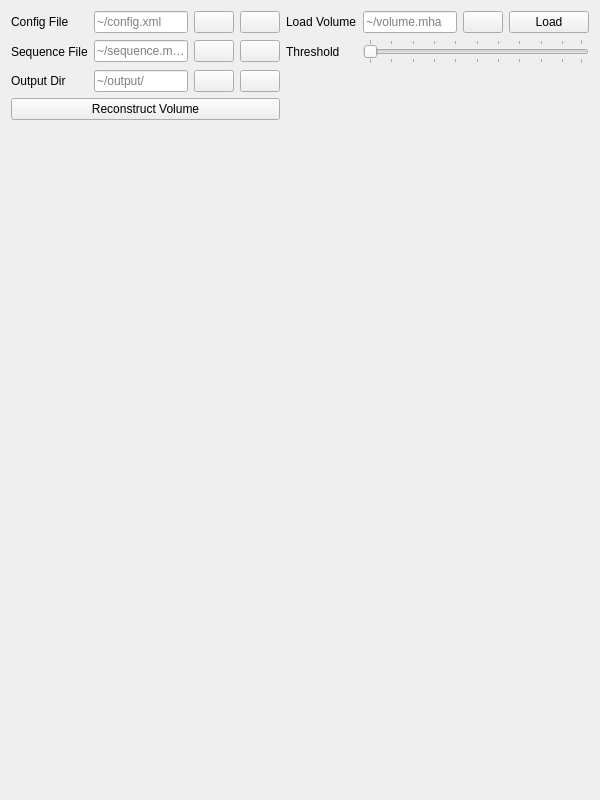
<?xml version="1.0" encoding="UTF-8"?>
<ui version="4.0">
 <class>Form</class>
 <widget class="QWidget" name="Form">
  <property name="geometry">
   <rect>
    <x>0</x>
    <y>0</y>
    <width>600</width>
    <height>800</height>
   </rect>
  </property>
  <property name="windowTitle">
   <string>Form</string>
  </property>
  <layout class="QVBoxLayout" name="verticalLayout_2">
   <item>
    <layout class="QVBoxLayout" name="verticalLayout" stretch="0,3">
     <item>
      <layout class="QGridLayout" name="gridLayout_volume_menu">
       <item row="0" column="5">
        <widget class="QLineEdit" name="lineEdit_volume_volfile">
         <property name="placeholderText">
          <string>~/volume.mha</string>
         </property>
        </widget>
       </item>
       <item row="0" column="2">
        <widget class="QPushButton" name="pushButton_volume_configfileClear">
         <property name="text">
          <string/>
         </property>
         <property name="icon">
          <iconset theme="QIcon::ThemeIcon::EditClear"/>
         </property>
        </widget>
       </item>
       <item row="2" column="0">
        <widget class="QLabel" name="label_3">
         <property name="text">
          <string>Output Dir</string>
         </property>
        </widget>
       </item>
       <item row="2" column="2">
        <widget class="QPushButton" name="pushButton_volume_outputdirClear">
         <property name="text">
          <string/>
         </property>
         <property name="icon">
          <iconset theme="QIcon::ThemeIcon::EditClear"/>
         </property>
        </widget>
       </item>
       <item row="2" column="1">
        <widget class="QLineEdit" name="lineEdit_volume_outputdir">
         <property name="placeholderText">
          <string>~/output/</string>
         </property>
        </widget>
       </item>
       <item row="1" column="2">
        <widget class="QPushButton" name="pushButton_volume_seqfileClear">
         <property name="text">
          <string/>
         </property>
         <property name="icon">
          <iconset theme="QIcon::ThemeIcon::EditClear"/>
         </property>
        </widget>
       </item>
       <item row="0" column="0">
        <widget class="QLabel" name="label">
         <property name="text">
          <string>Config File</string>
         </property>
        </widget>
       </item>
       <item row="0" column="1">
        <widget class="QLineEdit" name="lineEdit_volume_configfile">
         <property name="placeholderText">
          <string>~/config.xml</string>
         </property>
        </widget>
       </item>
       <item row="1" column="1">
        <widget class="QLineEdit" name="lineEdit_volume_seqfile">
         <property name="placeholderText">
          <string>~/sequence.mha</string>
         </property>
        </widget>
       </item>
       <item row="0" column="6">
        <widget class="QPushButton" name="pushButton_volume_volfileBrowse">
         <property name="text">
          <string/>
         </property>
         <property name="icon">
          <iconset theme="QIcon::ThemeIcon::DocumentOpen"/>
         </property>
        </widget>
       </item>
       <item row="1" column="3">
        <widget class="QPushButton" name="pushButton_volume_seqfileBrowse">
         <property name="text">
          <string/>
         </property>
         <property name="icon">
          <iconset theme="QIcon::ThemeIcon::DocumentOpen"/>
         </property>
        </widget>
       </item>
       <item row="2" column="3">
        <widget class="QPushButton" name="pushButton_volume_outputdirBrowse">
         <property name="text">
          <string/>
         </property>
         <property name="icon">
          <iconset theme="QIcon::ThemeIcon::FolderOpen"/>
         </property>
        </widget>
       </item>
       <item row="1" column="4">
        <widget class="QLabel" name="label_7">
         <property name="text">
          <string>Threshold</string>
         </property>
        </widget>
       </item>
       <item row="3" column="0" colspan="4">
        <widget class="QPushButton" name="pushButton_volume_reconstruct">
         <property name="text">
          <string>Reconstruct Volume</string>
         </property>
        </widget>
       </item>
       <item row="1" column="0">
        <widget class="QLabel" name="label_2">
         <property name="text">
          <string>Sequence File</string>
         </property>
        </widget>
       </item>
       <item row="0" column="3">
        <widget class="QPushButton" name="pushButton_volume_configfileBrowse">
         <property name="text">
          <string/>
         </property>
         <property name="icon">
          <iconset theme="QIcon::ThemeIcon::DocumentOpen"/>
         </property>
        </widget>
       </item>
       <item row="0" column="4">
        <widget class="QLabel" name="label_4">
         <property name="text">
          <string>Load Volume</string>
         </property>
        </widget>
       </item>
       <item row="0" column="7">
        <widget class="QPushButton" name="pushButton_volume_volload">
         <property name="text">
          <string>Load</string>
         </property>
        </widget>
       </item>
       <item row="1" column="5" colspan="3">
        <widget class="QSlider" name="horizontalSlider_volume_threshold">
         <property name="orientation">
          <enum>Qt::Orientation::Horizontal</enum>
         </property>
         <property name="tickPosition">
          <enum>QSlider::TickPosition::TicksBothSides</enum>
         </property>
        </widget>
       </item>
      </layout>
     </item>
     <item>
      <widget class="QWidget" name="widget_volume_scatter" native="true">
       <layout class="QVBoxLayout" name="verticalLayout_4">
        <item>
         <layout class="QVBoxLayout" name="verticalLayout_volume_scatter"/>
        </item>
       </layout>
      </widget>
     </item>
    </layout>
   </item>
  </layout>
 </widget>
 <resources/>
 <connections/>
</ui>
